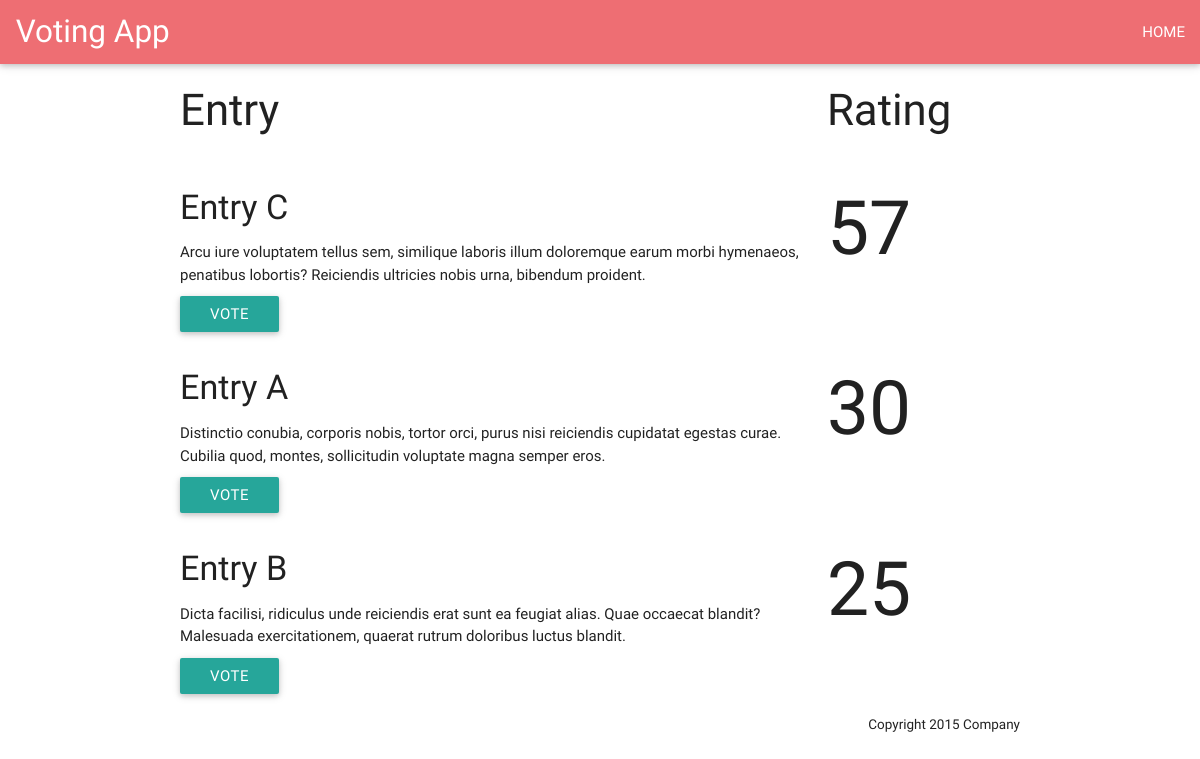
The page / on the database its author committed.
### tables this page shows
CREATE TABLE `entry_ratings` (
  `identry_ratings` int(11) NOT NULL AUTO_INCREMENT,
  `name` varchar(45) DEFAULT NULL,
  `rating_total_average` varchar(45) DEFAULT NULL,
  `rating_count` varchar(45) DEFAULT NULL,
  `rating_total_raw` varchar(45) DEFAULT NULL,
  `description` varchar(200) DEFAULT NULL,
  PRIMARY KEY (`identry_ratings`)
);

### 4_model/ConfigurationModel.php (called while the page is built)
<?php
class ConfigurationModel{
    private $configFileURL = 'config.xml';
    private $configFile;
    public function __construct() {
        if (file_exists($this->configFileURL)){
            $this->configFile = simplexml_load_file($this->configFileURL);
        } else{
            echo 'Failed to load config XML file at ' . $this->configFileURL;
        }
    }
    public function getSiteName() {
        if ($this->configFile != FALSE){
            return $this->configFile->siteName;
        }
    }
    public function getSecurityLevel() {
        if ($this->configFile != FALSE){
            return $this->configFile->securityLevel;
        }
    }
}

### 4_model/VoteModel.php (called while the page is built, shortened)
<?php
class VoteModel {
    private $servername = "localhost";
    private $username = "root";
    private $password = "1234";
    public function GetAllEntries() {
        try {
            $conn = new PDO("mysql:host=" . $this->servername . ";dbname=votingapp", $this->username, $this->password);
            $conn->setAttribute(PDO::ATTR_ERRMODE, PDO::ERRMODE_EXCEPTION);
            $stmt = $conn->prepare("SELECT * FROM entry_ratings");
            $stmt->execute();
            $results = $stmt->fetchAll();
        } catch (PDOException $e) {
            echo "Connection failed: " . $e->getMessage();
        }
        $entries = array();
        foreach ($results as $result) {
            $entry = new Entry();
            $entry->Id = $result[0];
            $entry->Name = $result[1];
            $entry->RatingTotalAverage = $result[2];
            $entry->RatingCount = $result[3];
            $entry->RatingTotalRaw = $result[4];
            $entry->Description = $result[5];
            array_push($entries, $entry);
        }
        usort($entries, function($a, $b){
            if($a->RatingTotalRaw < $b->RatingTotalRaw){
                return 1;
            } else if($a->RatingTotalRaw > $b->RatingTotalRaw){
                return -1;
            }
            return 0;
        });
        return $entries;
    }
}

### 5_view/EntryView.php (the view, shortened to what this page needs)
<?php
class EntryView {
    private $entryId;
    public function outputByEntry(Entry $entry) {
        return $this->htmlOutput($entry);
    }
    private function htmlOutput(Entry $entry){
        $html = "<form id='bobForm' action='index.php'>
                <div class='col s9'>
                    <h4>".$entry->Name."</h4>
                    <p>
                    ".$entry->Description."
                    </p>
                    <a class='dropdown-button btn vote-dropdown' href='#' data-activates='vote".$this->entryId."'>Vote</a>
                    <ul id='vote".$this->entryId."' class='dropdown-content'>
                        <li><a href='#' onclick='Vote(" . $entry->Id . ", 1);'>1</a></li>
                        <li class='divider'></li>
                        <li><a href='#' onclick='Vote(" . $entry->Id . ", 2);'>2</a></li>
                        <li class='divider'></li>
                        <li><a href='#' onclick='Vote(" . $entry->Id . ", 3);'>3</a></li>
                        <li class='divider'></li>
                        <li><a href='#' onclick='Vote(" . $entry->Id . ", 4);'>4</a></li>
                        <li class='divider'></li>
                        <li><a href='#' onclick='Vote(" . $entry->Id . ", 5);'>5</a></li>
                    </ul>
                </div>
                <div class='col s3 rating_div'>
                    <p class='rating'>
                        " . $entry->RatingTotalRaw . "
                    <p>
                </div>
            </form>";
        return $html;
    }
}

### index.php (shortened to what this page needs)
<!DOCTYPE html>
<html>
    <?php
    include '/4_model/VoteModel.php';
    include '/4_model/ConfigurationModel.php';
    include '/5_view/EntryView.php';
    include '/5_view/EntryListView.php';
    include '/1_includes/header.php';
    include '/5_view/main.php';
    include '/1_includes/footer.php';
    ?>
</html>

### 1_includes/header.php (shortened to what this page needs)
<head>
    <link type="text/css" rel="stylesheet" href="0_assets/css/materialize.min.css" media="screen,projection" />
    <link type="text/css" rel="stylesheet" href="0_assets/css/style.css" media="screen,projection" />
</head>

### 5_view/main.php (shortened to what this page needs)
<?php
$configurationModel = new ConfigurationModel();
$voteModel = new VoteModel($configurationModel->getSecurityLevel());
?>
<body>
    <nav>
        <div class="nav-wrapper">
            <a href="index.php" class="brand-logo">
                <?php
                echo $configurationModel->getSiteName();
                ?>
            </a>
          <ul id="nav-mobile" class="right hide-on-med-and-down">
            <li><a href="index.php">HOME</a></li>
          </ul>
        </div>
    </nav>
    <div class="container">
        <div class="row">
            <div class="col s9">
                <h3>Entry</h3>
            </div>
            <div class="col s3">
                <h3>Rating</h3>
            </div>
        </div>
    </div>
    <div class="container">
<?php
$entryListView = new EntryListView($voteModel);
echo $entryListView->output();
?>
    </div>
</body>

### 5_view/EntryListView.php
<?php
class EntryListView {
    private $voteModel;
    public function __construct(VoteModel $voteModel) {
        $this->voteModel = $voteModel;
    }
    public function output() {
        $entries = $this->voteModel->GetAllEntries();
        $html = "";
        foreach($entries as $entry){
            $entryView = new EntryView($this->voteModel);
            $html = $html . "<div class='row'>". $entryView->outputByEntry($entry) ."</div>";
        }
        return $html;
    }
}

### 1_includes/footer.php
<footer class="container">
	Copyright 2015 Company
</footer>

### 0_assets/css/style.css (style rules this page uses)
nav .brand-logo { margin-left: .5em; }
.rating { font-size: 5em; text-align: left; margin: 0; padding: 0; }
footer { text-align: right; font-size: .9em; margin-bottom: 2em; }

### rows shown on the page
entry_ratings: name "Entry C", description "Arcu iure voluptatem tellus sem, similique laboris illum doloremque earum morbi hymenaeos, penatibus lobortis? Reiciendis ultricies nobis urna, bibendum proident.", rating_total_raw "57"
entry_ratings: name "Entry A", description "Distinctio conubia, corporis nobis, tortor orci, purus nisi reiciendis cupidatat egestas curae. Cubilia quod, montes, sollicitudin voluptate magna semper eros.", rating_total_raw "30"
entry_ratings: name "Entry B", description "Dicta facilisi, ridiculus unde reiciendis erat sunt ea feugiat alias. Quae occaecat blandit? Malesuada exercitationem, quaerat rutrum doloribus luctus blandit.", rating_total_raw "25"

### other values the page prints
$configurationModel->getSiteName() "Voting App"
